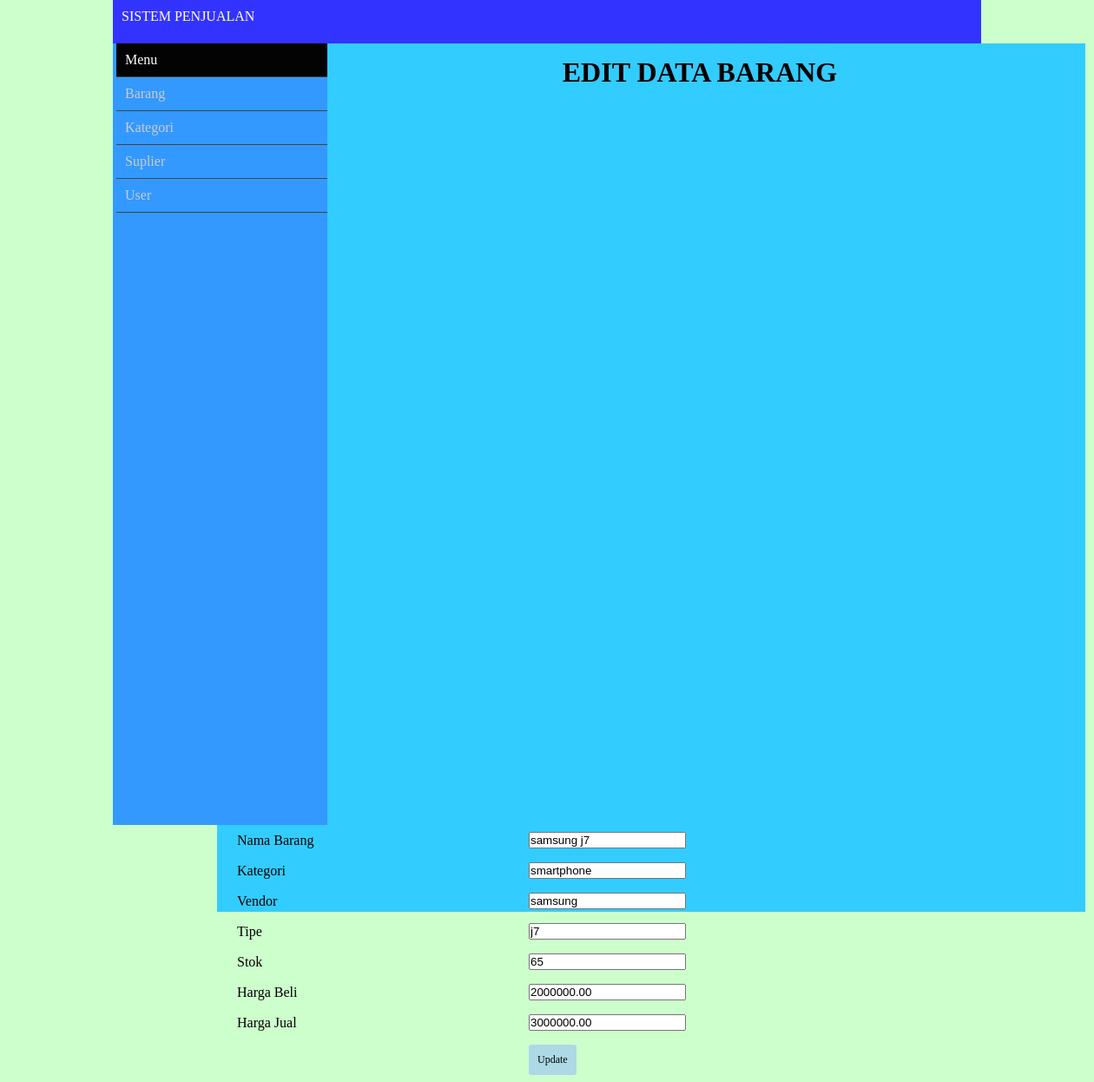
/menu1.php?hal=edit-barang&edit&id=1, run on the app's committed database.
### tables this page shows
CREATE TABLE IF NOT EXISTS `barang` (
`id` int(15) NOT NULL,
  `nama` varchar(65) DEFAULT NULL,
  `kategori` varchar(45) DEFAULT NULL,
  `vendor` varchar(65) DEFAULT NULL,
  `tipe` varchar(65) DEFAULT NULL,
  `stok` double DEFAULT NULL,
  `harga_beli` decimal(22,2) DEFAULT NULL,
  `harga_jual` decimal(22,2) DEFAULT NULL
);

### edit-barang.php (the view, shortened to what this page needs)
<?php
include_once 'lib/koneksi.php';
$GET = filter_input_array(INPUT_GET, FILTER_SANITIZE_SPECIAL_CHARS);
if(isset($GET['id'])){
    $sql = "select * from barang where id = :id";
    $param = array(':id' => $GET['id']);
    $res = $con->prepare($sql);
    $res->execute($param);
    $row = $res->fetch();
}
?>
<center>
<link rel="stylesheet" type="text/css" href="style/style.css">
    <h1>EDIT DATA BARANG</h1>
    <form action="menu1.php?hal=simpan-edit-barang" method="post">
           <table cellspacing="10">
            <tr>
                <td>Nama Barang</td>
                <td><input type="text" required name="nama"
                           value="<?=$row['nama']?>"/></td>
            </tr>
            <tr>
                <td>Kategori</td>
                <td><input type="text" required name="kategori"
                           value="<?=$row['kategori']?>"/></td>
            </tr>
            <tr>
                <td>Vendor</td>
                <td><input type="text" required name="vendor"
                           value="<?=$row['vendor']?>"/></td>
            </tr>
            <tr>
                <td>Tipe</td>
                <td><input type="text" required name="tipe"
                           value="<?=$row['tipe']?>"/></td>
            </tr>
            <tr>
                <td>Stok</td>
                <td><input type="text" required name="stok"
                           value="<?=$row['stok']?>"/></td>
            </tr>
            <tr>
                <td>Harga Beli</td>
                <td><input type="text" required name="harga_beli"
                           value="<?=$row['harga_beli']?>"/></td>
            </tr>
            <tr>
                <td>Harga Jual</td>
                <td><input type="text" required name="harga_jual"
                           value="<?=$row['harga_jual']?>"/></td>
            </tr>
            <tr>
				<td></td>
				<td><button type="submit" name='submit' class="btn">Update</button>
			</tr>
        </table>
    </form>
</center>

### style/admin.css (style rules this page uses)
* { margin: 0; padding: 0; box-sizing: border-box; }
body { font-family: 'verdana'; background-color: #CCFFCC; }
table { border-collapse: collapse; width: 100%; }
th, td { text-align: left; padding:8px; }
.btn { padding: 10px; background-color: #ADD8E6; cursor: pointer; font-size: 12px; font-family: Tahoma; border-radius: 3px; border: none; }

### style/style.css (style rules this page uses)
* { margin: 0; padding: 0; box-sizing: border-box; }
body { background-color: #CCFFCC; font-family: Tahoma; }
.btn { padding: 10px; background-color: #ADD8E6; cursor: pointer; font-size: 12px; font-family: Tahoma; border-radius: 3px; border: none; }

### data on the page
barang: nama "samsung j7", kategori "smartphone", vendor "samsung", tipe "j7", stok "65", harga_beli "2000000.00", harga_jual "3000000.00"
